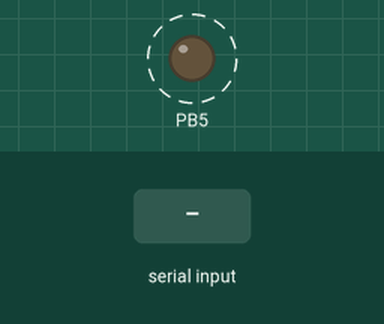
Bench run of a program on a simulated ATmega328P, built with avr-gcc and emulated at 16 MHz. On the bench: output pins drawn as LEDs (lit = HIGH). Dashed ring = blinking. The test bench sets the inputs (shaded band). What the program prints to the serial monitor is not drawn.

Above: at 1.2 s.
1.3 s: "1\n" received over Serial
Timing chart, 0 to 10.3 s (numbered marks = the images above; inputs shaded):
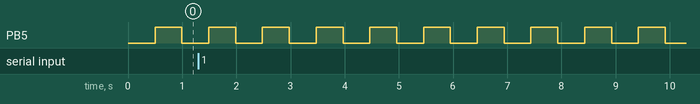

The program:

main.c
```c
/*
* Playground
*	Arduino UNO R3 (ATmega328P) with Atmel Studio 7.0
*   USB ISP-Programmer for ATMEL(Tremex, STK500)
*	Hantek 6022BE Oscilloscope
*	Hantek 6022BL Logic Analyzer
*   Voltcraft VC 444
*
*
* Created: 14.02.2019 22:16:43
* Author : Markus Bröker<broeker.markus@googlemail.com>
*/

#include <usart.h>
#include <tools.h>

#include <avr/io.h>
#include <avr/interrupt.h>

#define TIMEOUT 120

/************************************************************************/
/* Timer0 | NO PWM_POSSIBLE                                             */
/************************************************************************/
void Counter_TimSK0_Init()
{
	// Prescaler F_CPU / 256 = 64k	for Timer 0
	TCCR0A = 0;
	TCCR0A |= (1 << WGM01);

	TCCR0B = 0;
	TCCR0B |= (1 << CS02);

	// Counter from 0 - 255
	OCR0A = 0xff;

	// Enable Overflow Capture Interrupt on TIM0
	TIMSK0 |= (1 << OCIE0A);
}

/************************************************************************/
/* Timer1 | PWM_POSSIBLE                                                */
/************************************************************************/
void Counter_TimSK1_Init()
{
	// Prescaler F_CPU / 256 = 64k	for Timer 1
	TCCR1A = 0;
	TCCR1A |= (1 << WGM11);

	TCCR1B = 0;
	TCCR1B |= (1 << CS12);

	// Counter from 0 - 128
	OCR1A = 128;

	// Enable Overflow Capture Interrupt on TIM1
	TIMSK1 |= (1 << OCIE1A);
}

/************************************************************************/
/*                                                                      */
/************************************************************************/
ISR (TIMER0_COMPA_vect)
{
	static int counter = 0;
	static int iteration = 0;

	if (counter > TIMEOUT) {
		iteration++;

		if ((iteration % 20) == 0) {
			USART_Printf("ROUND %d\n", iteration);
		}

		// Toggle PIN for Hantek 6022BE
		Toggle_Bit(PORTB, 5);

		counter = 0;
	}

	counter++;
}

/************************************************************************/
/*                                                                      */
/************************************************************************/
ISR (TIMER1_COMPA_vect)
{
	static int counter = 0;

	if (counter > TIMEOUT) {
		counter = 0;
	}

	counter++;
}

/************************************************************************/
/*                                                                      */
/************************************************************************/
int main(void)
{
	USART_Init(FREQ);

	// Init GPIO LED
	Set_Bit(DDRB, DDB5);

	cli();
	Counter_TimSK0_Init();
	Counter_TimSK1_Init();
	sei();

	char buffer[BUF_SIZE];

	USART_Printf("LISTENING ON SERIAL CONSOLE WITH 38400 Bd|8|N|1\n");

	int len = 0;
	while (1) {
		len = USART_ReadLine((char*)&buffer, BUF_SIZE);

		if (len > 0) {
			USART_Printf("RECEIVED: %s", buffer);
			*buffer = 0;
		}
	}

	return EXIT_SUCCESS;
}
```

cdc_device.c
```c
/*
 * cdc_device.c
 *
 * Created: 15.02.2019 22:39:08
 *  Author: Markus Bröker<broeker.markus@googlemail.com>
 */

#include <cdc_device.h>

/************************************************************************/
/*                                                                      */
/************************************************************************/
void USB_CDC_Init()
{

}
```

cdc_device.h
```c
/*
 * IncFile1.h
 *
 * Created: 15.02.2019 22:37:49
 *  Author: Markus Bröker<broeker.markus@googlemail.com>
 */

#ifndef CDC_DEVICE_H_
#define CDC_DEVICE_H_

void USB_CDC_Init();

#endif /* CDC_DEVICE_H_ */
```

tools.h
```c
/*
* tools.h
*
* Created: 16.02.2019 00:21:36
*  Author: Markus Bröker<broeker.markus@googlemail.com>
*/

#ifndef TOOLS_H_
#define TOOLS_H_

#define Set_Bit(var, bit) ((var) |= (1<<bit))
#define Clear_Bit(var, bit) ((var) &= ~(1<<bit))
#define Toggle_Bit(var, bit) ((var) ^= (1<<bit))
#define Check_Bit(var, bit) ((var>>bit) & 1)

#define BINARY_PATTERN "%c%c%c%c %c%c%c%c %c%c%c%c %c%c%c%c"
#define toBinary(word) \
(word & 0x8000) ? '1' : '0', \
(word & 0x4000) ? '1' : '0', \
(word & 0x2000) ? '1' : '0', \
(word & 0x1000) ? '1' : '0', \
(word & 0x800) ? '1' : '0', \
(word & 0x400) ? '1' : '0', \
(word & 0x200) ? '1' : '0', \
(word & 0x100) ? '1' : '0', \
(word & 0x80) ? '1' : '0', \
(word & 0x40) ? '1' : '0', \
(word & 0x20) ? '1' : '0', \
(word & 0x10) ? '1' : '0', \
(word & 0x8) ? '1' : '0', \
(word & 0x4) ? '1' : '0', \
(word & 0x2) ? '1' : '0', \
(word & 0x1) ? '1' : '0'

#endif /* TOOLS_H_ */
```

usart.h
```c
/*
* usart.h
*
* Created: 15.02.2019 22:19:38
*  Author: Markus Bröker<broeker.markus@googlemail.com>
*/

#ifndef USART_H_
#define USART_H_

#ifndef F_CPU
#define F_CPU 16000000UL
#endif

#ifndef BAUD
#define BAUD 38400
#endif

#define FREQ F_CPU/16/BAUD

#define BUF_SIZE 256

#include <stdio.h>
#include <stdlib.h>
#include <stdarg.h>
#include <string.h>

#include <avr/io.h>
#include <avr/interrupt.h>
#include <util/delay.h>

void USART_Init(unsigned int);
int USART_Printf(const char *format, ...);
int USART_ReadLine(char *buffer, int bufSize);
int USART_ReadBytes(char *buffer, int bufSize);

#endif /* USART_H_ */
```

tools.c
```c
/*
* tools.c
*
* Created: 16.02.2019 00:21:18
*  Author: Markus Bröker<broeker.markus@googlemail.com>
*/

#include <tools.h>
#include <math.h>
```

usart.c
```c
/*
* usart.c
*
* Created: 15.02.2019 22:19:24
*  Author: Markus Bröker<broeker.markus@googlemail.com>
*/

#include <usart.h>
#include <ctype.h>

// Local Prototypes
static void USART_Transmit_Character(unsigned char c);
static unsigned char USART_Receive_Character(void);
static int USART_WriteLine(char *s);

/************************************************************************/
/* SETUP USART | 38400 max for rx and tx | 8N1                          */
/************************************************************************/
void USART_Init(unsigned int ubrr)
{
	// Set Baud rate
	UBRR0H = (unsigned char)(ubrr>>8);
	UBRR0L = (unsigned char)ubrr;

	// Enable receiver and transmitter
	UCSR0B = (1<<RXEN0)|(1<<TXEN0);

	UCSR0C = 0
	| (1<<UCSZ01)|(1<<UCSZ00)        // 8
	| (0<<UPM00)|(0<<UPM01) 		 // N
	| (0<<USBS0)                     // 1
	;
}

/************************************************************************/
/* Printf for Serial Console                                            */
/************************************************************************/
int USART_Printf(const char *format, ...)
{
	char buffer[BUF_SIZE];

	va_list args;
	va_start(args, format);
	vsnprintf(buffer, BUF_SIZE, format, args);
	va_end(args);

	return USART_WriteLine(buffer);
}

/************************************************************************/
/* Readline for Serial Console                                          */
/************************************************************************/
int USART_ReadLine(char *buffer, int bufSize)
{
	int i = 0;
	unsigned char c = '\0';
	while (c != '\n' && i < bufSize - 1) {
		c = USART_Receive_Character();
		if (isascii(c)) {
			buffer[i++] = c;
		}
	}

	buffer[i] = '\0';

	return i;
}

/************************************************************************/
/* ReadBytes for Serial Console                                         */
/************************************************************************/
int USART_ReadBytes(char *buffer, int bufSize)
{
	int i = 0;
	while (i < bufSize) {
		buffer[i++] = USART_Receive_Character();
	}

	return i;
}

/* LOW LEVEL AREA - DO NOT TOUCH */

/************************************************************************/
/* Send a Single Character                                              */
/************************************************************************/
static void USART_Transmit_Character(unsigned char c)
{
	/* Wait for empty transmit buffer */
	while ( !(UCSR0A & (1<<UDRE0)))
	;
	/* Put data into buffer, sends the data */
	UDR0 = c;
}

/************************************************************************/
/* Retrieve a Single Character                                          */
/************************************************************************/
static unsigned char USART_Receive_Character(void)
{
	/* Wait for data to be received */
	while (!(UCSR0A & (1<<RXC0)))
	;
	/* Get and return received data from buffer */
	return UDR0;
}

/************************************************************************/
/* Write a line of text                                                 */
/************************************************************************/
static int USART_WriteLine(char *s)
{
	int len = 0;
	while (*s != '\0') {
		USART_Transmit_Character(*s);
		s++;
		len++;
	}

	return len;
}
```

Measured:
- by itself, PB5: alternates HIGH for 0.50 s and LOW for 0.50 s
